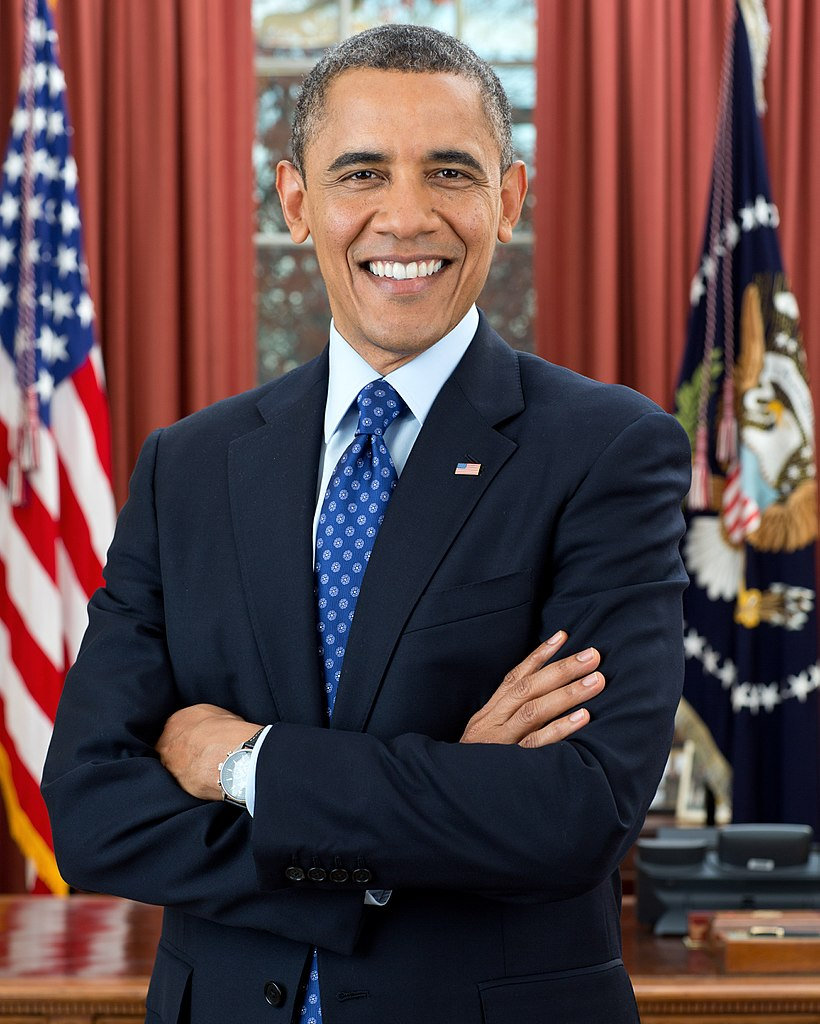
#> input picture resources/samples/passport/portrait.jpg, 820 x 1024 px
$ python -i elements.py   (imports and definitions only)   (older library calls are emulated)
#> lines starting #> are read from the running program, lines starting #| are printed output that depends on the picture
"""Stage 4: everything that is not text. Shapes, lines, icons and logos, photos.

With the text already painted out, the background is what is connected to the picture's border
through smooth areas (low gradient); everything else is an element. Each element is then tested in
order:
- a line (long and thin, one colour);
- a native shape: rectangle, rounded rectangle or ellipse, filled or outlined, accepted only when the
  ideal shape covers the element's pixels almost exactly and its inside is one colour;
- a graphic (icon, logo, chart): few colours, sharp edges, which becomes vector paths;
- a photo: everything else, kept as pixels.
"""

from __future__ import annotations

from dataclasses import dataclass, field

import numpy as np


@dataclass
class Element:
    kind: str                                  # "shape" | "line" | "graphic" | "photo"
    box: tuple[int, int, int, int]             # x0, y0, x1, y1 (px)
    mask: np.ndarray                           # bool, box-sized
    shape: str | None = None                   # rect | rounded | ellipse | line
    fill: str | None = None
    stroke: str | None = None
    stroke_width: float = 0.0
    radius: float = 0.0
    line: tuple[float, float, float, float] | None = None   # x0, y0, x1, y1 for lines
    colors: list[str] = field(default_factory=list)
    score: float = 0.0                         # how well the native shape explains the pixels
    content: np.ndarray | None = None          # inside a filled shape: pixels of other things (an icon)

    @property
    def area(self) -> int:
        return int(self.mask.sum())


def _hex(rgb) -> str:
    r, g, b = (int(round(float(v))) for v in rgb)
    return f"#{max(0, min(255, r)):02x}{max(0, min(255, g)):02x}{max(0, min(255, b)):02x}"


def background_mask(arr: np.ndarray, *, grad_thresh: float = 9.0) -> np.ndarray:
    """Pixels that belong to the page background: smooth areas connected to the border (or very large)."""
    import cv2

    lab = cv2.cvtColor(arr, cv2.COLOR_RGB2LAB).astype(np.float32)
    gx = cv2.Sobel(lab, cv2.CV_32F, 1, 0, ksize=3)
    gy = cv2.Sobel(lab, cv2.CV_32F, 0, 1, ksize=3)
    grad = np.sqrt((gx ** 2 + gy ** 2).sum(axis=2)) / 4.0
    smooth = (grad < grad_thresh).astype(np.uint8)
    n, labels, stats, _ = cv2.connectedComponentsWithStats(smooth, connectivity=4)
    H, W = smooth.shape
    keep = np.zeros(n, bool)
    areas = stats[:, cv2.CC_STAT_AREA].copy()
    areas[0] = 0
    keep[areas > 0.25 * H * W] = True
    # Smooth areas at the edge are page background when they have the page's colour; a coloured bar or
    # box that reaches the edge (a header, a footer) is an element.
    main = int(np.argmax(areas))
    main_col = np.median(lab[labels == main], axis=0)
    edge = set(np.unique(np.concatenate([labels[0], labels[-1], labels[:, 0], labels[:, -1]])).tolist())
    for i in range(1, n):
        if keep[i] or areas[i] < 64:
            continue
        col = np.median(lab[labels == i], axis=0)
        # Enclosed areas of exactly the page colour (between two frame lines, inside an outline) too.
        keep[i] = bool(np.linalg.norm(col - main_col) < (12 if i in edge else 6))
    keep[0] = False
    bg = keep[labels] & (smooth > 0)
    return bg


def _fill_ratio(mask: np.ndarray) -> float:
    return float(mask.mean()) if mask.size else 0.0


def _ideal(shape: str, w: int, h: int, radius: float = 0.0) -> np.ndarray:
    import cv2

    m = np.zeros((h, w), np.uint8)
    if shape == "rect":
        m[:] = 1
    elif shape == "ellipse":
        cv2.ellipse(m, (((w - 1) / 2, (h - 1) / 2), (float(w), float(h)), 0.0), 1, -1)
    elif shape == "rounded":
        r = int(round(max(1.0, min(radius, w / 2, h / 2))))
        cv2.rectangle(m, (r, 0), (w - 1 - r, h - 1), 1, -1)
        cv2.rectangle(m, (0, r), (w - 1, h - 1 - r), 1, -1)
        for cx, cy in ((r, r), (w - 1 - r, r), (r, h - 1 - r), (w - 1 - r, h - 1 - r)):
            cv2.circle(m, (cx, cy), r, 1, -1)
    return m.astype(bool)


def _iou(a: np.ndarray, b: np.ndarray) -> float:
    u = np.count_nonzero(a | b)
    return np.count_nonzero(a & b) / u if u else 0.0


def _fit_solid(mask: np.ndarray) -> tuple[str, float, float] | None:
    """Best native shape for a solid mask: (shape, radius, iou)."""
    h, w = mask.shape
    if w < 4 or h < 4:
        return None
    best = None
    for shape in ("rect", "ellipse"):
        s = _iou(mask, _ideal(shape, w, h))
        if best is None or s > best[2]:
            best = (shape, 0.0, s)
    # Rounded rectangle: the radius follows from the missing corner area, (4 - pi) r^2.
    missing = w * h - np.count_nonzero(mask)
    if missing > 0:
        r = float(np.sqrt(missing / (4 - np.pi)))
        if 1.5 <= r < min(w, h) / 2 - 0.5:
            s = _iou(mask, _ideal("rounded", w, h, r))
            if s > best[2]:
                best = ("rounded", r, s)
    return best


def _dominant_colors(pixels: np.ndarray, k: int = 6) -> list[tuple[str, float]]:
    """Main colours (hex, share) by k-means in Lab."""
    import cv2

    if len(pixels) == 0:
        return []
    sample = pixels if len(pixels) <= 20000 else pixels[np.random.default_rng(0).choice(len(pixels), 20000, replace=False)]
    data = sample.astype(np.float32)
    k = min(k, len(np.unique(data, axis=0)))
    if k < 1:
        return []
    crit = (cv2.TERM_CRITERIA_EPS + cv2.TERM_CRITERIA_MAX_ITER, 20, 1.0)
    _, labels, centers = cv2.kmeans(data, k, None, crit, 2, cv2.KMEANS_PP_CENTERS)
    counts = np.bincount(labels.ravel(), minlength=k) / len(labels)
    order = np.argsort(-counts)
    return [(_hex(centers[i]), float(counts[i])) for i in order]


def _colourfulness(pixels: np.ndarray) -> tuple[int, float]:
    """(number of distinct colours after 5-bit quantisation that cover 95% of pixels, mean local variance)."""
    q = (pixels >> 3).astype(np.int32)
    keys = q[:, 0] * 1024 + q[:, 1] * 32 + q[:, 2]
    _, counts = np.unique(keys, return_counts=True)
    counts = np.sort(counts)[::-1]
    cum = np.cumsum(counts) / counts.sum()
    return int(np.searchsorted(cum, 0.95) + 1), 0.0


def classify(arr: np.ndarray, mask: np.ndarray, box, *, around: np.ndarray | None = None, _strict: bool = False) -> Element:
    """`around`: the Lab colour just outside the element (to tell a filled outline from an empty one)."""
    import cv2

    el = _classify(arr, mask, box, around)
    if el.kind in ("graphic", "photo") and around is not None and not _strict:
        # A faint halo along the edges (resampling or compression ringing) can make a plain line or
        # outline look multicoloured. Without the pixels close to the background colour, look again.
        x0, y0, x1, y1 = box
        lab = cv2.cvtColor(np.ascontiguousarray(arr[y0:y1, x0:x1]), cv2.COLOR_RGB2LAB).astype(np.float32)
        dist = np.linalg.norm(lab - around, axis=2)
        if mask.any():
            strong = mask & (dist >= 0.5 * float(np.percentile(dist[mask], 90)))
            ys, xs = np.nonzero(strong)
            if 0 < len(xs) < 0.97 * np.count_nonzero(mask):
                bx0, by0, bx1, by1 = xs.min(), ys.min(), xs.max() + 1, ys.max() + 1
                again = classify(arr, strong[by0:by1, bx0:bx1], (x0 + bx0, y0 + by0, x0 + bx1, y0 + by1),
                                 around=around, _strict=True)
                if again.kind in ("shape", "line") and again.content is None:
                    return again
    return el


def _classify(arr: np.ndarray, mask: np.ndarray, box, around: np.ndarray | None) -> Element:
    import cv2

    x0, y0, x1, y1 = box
    w, h = x1 - x0, y1 - y0
    sub = arr[y0:y1, x0:x1]
    pixels = sub[mask]
    # Thin and long: a line (or a rule of a table, which the table stage has already taken out).
    if min(w, h) <= max(8, 0.012 * max(arr.shape[:2])) and max(w, h) >= 6 * min(w, h) and _fill_ratio(mask) > 0.8:
        col = _hex(np.median(pixels, axis=0))
        thick = float(np.count_nonzero(mask)) / max(w, h)
        if w >= h:
            yc = y0 + h / 2
            line = (float(x0), yc, float(x1), yc)
        else:
            xc = x0 + w / 2
            line = (xc, float(y0), xc, float(y1))
        return Element("line", box, mask, shape="line", stroke=col, stroke_width=round(thick, 1), line=line, score=1.0)
    # Erode away the anti-aliased rim before judging uniformity.
    core = cv2.erode(mask.astype(np.uint8), np.ones((5, 5), np.uint8)) > 0
    core_px = sub[core] if core.any() else pixels
    lab = cv2.cvtColor(core_px.reshape(-1, 1, 3), cv2.COLOR_RGB2LAB).reshape(-1, 3).astype(np.float32)
    med = np.median(lab, axis=0)
    spread = np.linalg.norm(lab - med, axis=1)
    off = spread > 14
    uniform = off.mean() < 0.02 if len(off) else True
    # An outline is thin, so resampling or compression shading along its edges is a large share of it;
    # it may vary more (a photo or a picture with a hole is still far more varied).
    ring_uniform = (spread > 22).mean() < 0.2 if len(spread) else True
    filled_mask = cv2.morphologyEx(mask.astype(np.uint8), cv2.MORPH_CLOSE, np.ones((3, 3), np.uint8)) > 0
    holes = _fill_holes(filled_mask) & ~filled_mask
    if uniform and holes.mean() < 0.01:
        fit = _fit_solid(filled_mask)
        if fit and fit[2] >= 0.965:
            shape, r, s = fit
            fill = np.median(core_px, axis=0)
            outer = _fill_holes(filled_mask)
            return Element("shape", box, outer, shape=shape, fill=_hex(fill), radius=round(r, 1), score=round(s, 4),
                           content=_content(sub, outer, fill))
    if ring_uniform and holes.mean() >= 0.2:
        # An outline: the element is a ring around a hole of background colour.
        outer = _fill_holes(filled_mask)
        fit = _fit_solid(outer)
        if fit and fit[2] >= 0.965:
            shape, r, s = fit
            # A ring of width t around a w x h box covers 2t(w + h) - 4t^2 pixels, an elliptic one
            # pi t ((w + h) / 2 - t).
            area, half = float(np.count_nonzero(mask)), (w + h) / 2.0
            a = area if shape != "ellipse" else area * 4.0 / np.pi
            thick = float(half - np.sqrt(max(0.0, half * half - a))) / 2.0
            el = Element("shape", box, mask, shape=shape, stroke=_hex(np.median(core_px, axis=0)),
                         stroke_width=round(thick, 1), radius=round(r, 1), score=round(s, 4))
            # Inside: see-through when it is the colour around the shape, else the shape's fill.
            inner = cv2.erode(holes.astype(np.uint8), np.ones((5, 5), np.uint8)) > 0
            if around is not None and np.count_nonzero(inner) >= 20:
                ilab = cv2.cvtColor(sub[inner].reshape(-1, 1, 3), cv2.COLOR_RGB2LAB).reshape(-1, 3).astype(np.float32)
                imed = np.median(ilab, axis=0)
                flat = (np.linalg.norm(ilab - imed, axis=1) > 10).mean() < 0.05
                if flat and np.linalg.norm(imed - around) > 2.5:
                    el.fill = _hex(np.median(sub[inner], axis=0))
                    el.mask = outer
            return el
    # A filled shape with something on it (an icon on a button): the shape is one colour over most of
    # its area, and the rest becomes elements of their own.
    outer = _fill_holes(filled_mask)
    if w >= 12 and h >= 12 and len(lab) >= 50:
        fit = _fit_solid(outer)
        if fit and fit[2] >= 0.965:
            # Measured over the whole shape (inside included), so a ring around page colour is not a
            # filled shape with "content".
            inside = cv2.erode(outer.astype(np.uint8), np.ones((5, 5), np.uint8)) > 0
            area_px = sub[inside] if inside.any() else core_px
            alab = cv2.cvtColor(area_px.reshape(-1, 1, 3), cv2.COLOR_RGB2LAB).reshape(-1, 3).astype(np.float32)
            main = _dominant_colors(area_px, 4)[0][0]
            mlab = cv2.cvtColor(np.array([[[int(main[i:i + 2], 16) for i in (1, 3, 5)]]], np.uint8),
                                cv2.COLOR_RGB2LAB).reshape(3).astype(np.float32)
            near = np.linalg.norm(alab - mlab, axis=1) < 6
            # The main colour must also be the element's own colour, not page colour showing through.
            own = np.linalg.norm(lab - mlab, axis=1) < 6
            if near.mean() >= 0.6 and own.mean() >= 0.5:
                fill = np.median(area_px[near], axis=0)
                shape, r, s = fit
                return Element("shape", box, outer, shape=shape, fill=_hex(fill), radius=round(r, 1),
                               score=round(s, 4), content=_content(sub, outer, fill))
    ncol, _ = _colourfulness(pixels)
    colors = _dominant_colors(pixels, 6)
    top = sum(share for _, share in colors[:4])
    if ncol <= 64 or top >= 0.92:
        return Element("graphic", box, mask, colors=[c for c, share in colors if share >= 0.02])
    return Element("photo", box, mask)


def _half_contrast(strong: np.ndarray, dist: np.ndarray) -> np.ndarray:
    """Per pixel, the edge threshold of the nearest distinct part: half the contrast of its core (80th
    percentile of its distance from the background), so a faint hairline next to dark content keeps
    its own edge."""
    import cv2

    n, lab = cv2.connectedComponents(strong.astype(np.uint8), connectivity=8)
    d = dist[strong]
    lv = lab[strong]
    order = np.lexsort((d, lv))
    counts = np.bincount(lv, minlength=n)
    starts = np.concatenate([[0], np.cumsum(counts)[:-1]])
    full = np.zeros(n, np.float32)
    has = counts > 0
    idx = (starts + np.floor(0.8 * (counts - 1)).astype(np.int64))[has]
    full[has] = d[order][idx]
    near = cv2.dilate(lab.astype(np.float32), np.ones((5, 5), np.uint8)).astype(np.int64)
    thr = np.maximum(8.0, 0.5 * full[near])
    thr[near == 0] = np.inf
    return thr


# [11 lines left out: function _content, not called in this run]


def _open2(mask: np.ndarray) -> np.ndarray:
    """Opening with a 2x2 square that does not move the mask. OpenCV anchors an even kernel off-centre
    and does not reflect it for dilation, so a plain MORPH_OPEN shifts everything by one pixel."""
    import cv2

    k = np.ones((2, 2), np.uint8)
    return cv2.dilate(cv2.erode(mask.astype(np.uint8), k, anchor=(0, 0)), k, anchor=(1, 1))


def _fill_holes(mask: np.ndarray) -> np.ndarray:
    import cv2

    m = mask.astype(np.uint8)
    h, w = m.shape
    flood = np.pad(m, 1).copy()
    ff = np.zeros((h + 4, w + 4), np.uint8)
    cv2.floodFill(flood, ff, (0, 0), 2)
    return (flood[1:-1, 1:-1] != 2)


def detect(arr: np.ndarray, *, exclude: list[tuple[int, int, int, int]] = (), min_area: int = 60,
           edges: np.ndarray | None = None) -> list[Element]:
    """Elements of a text-free picture. `exclude`: boxes already handled (tables). `edges`: the unsmoothed
    picture when `arr` was smoothed (faint edges, e.g. of a pale shape, are found on it; colours and shape
    tests use `arr`)."""
    import cv2

    H, W = arr.shape[:2]
    bg = background_mask(edges if edges is not None else arr)
    fg = (~bg).astype(np.uint8)
    for x0, y0, x1, y1 in exclude:
        fg[max(0, y0 - 6):y1 + 7, max(0, x0 - 6):x1 + 7] = 0   # a table's own rules and their soft edges
    fg = _open2(fg)
    lab = cv2.cvtColor(arr, cv2.COLOR_RGB2LAB).astype(np.float32)
    n, labels, stats, _ = cv2.connectedComponentsWithStats(fg, connectivity=8)
    out = []
    for i in range(1, n):
        x, y, w, h, area = stats[i]
        if area < min_area or area > 0.5 * W * H:
            continue   # specks, or a picture filling the page (that stays the background layer)
        pad = 4
        X0, Y0, X1, Y1 = max(0, x - pad), max(0, y - pad), min(W, x + w + pad), min(H, y + h + pad)
        lab_crop = labels[Y0:Y1, X0:X1]
        coarse = lab_crop == i
        # Its enclosed holes too, but not other elements inside them (a frame within a frame).
        region = _fill_holes(coarse) & ((lab_crop == i) | (lab_crop == 0))
        # The colour around the element is its background; the element is what differs from it.
        ring = (cv2.dilate(region.astype(np.uint8), np.ones((9, 9), np.uint8)) > 0) & bg[Y0:Y1, X0:X1] & ~region
        wl = lab[Y0:Y1, X0:X1]
        ref = np.median(wl[ring], axis=0) if np.count_nonzero(ring) >= 12 else np.median(
            np.concatenate([wl[0], wl[-1], wl[:, 0], wl[:, -1]]), axis=0)
        dist = np.linalg.norm(wl - ref, axis=2)
        strong = region & (dist > 10)
        if not strong.any():
            continue
        precise = region & (dist > _half_contrast(strong, dist))
        # Drop specks, but keep hairlines (an opening would erase a 1 px outline).
        cn, cl, cs, _ = cv2.connectedComponentsWithStats(precise.astype(np.uint8), connectivity=8)
        precise = (cs[:, cv2.CC_STAT_AREA] >= 6)[cl] & precise
        ys, xs = np.nonzero(precise)
        if len(xs) < min_area:
            continue
        bx0, by0, bx1, by1 = xs.min(), ys.min(), xs.max() + 1, ys.max() + 1
        mask = precise[by0:by1, bx0:bx1]
        box = (int(X0 + bx0), int(Y0 + by0), int(X0 + bx1), int(Y0 + by1))
        el = classify(arr, mask, box, around=ref)
        out.append(el)
        if el.content is not None:
            # Things on the shape that are elements of their own already are not found a second time.
            own = labels[box[1]:box[3], box[0]:box[2]]
            el.content = el.content & ((own == 0) | (own == i))
            if el.content.any():
                out.extend(_inner_elements(arr, el, min_area))
        if el.kind == "photo":
            # A photo keeps its whole rectangle, background-coloured parts included.
            el.mask = region[by0:by1, bx0:bx1] | mask
        elif el.kind == "graphic":
            # Enclosed parts of another colour belong to the graphic too (a white tick inside a badge is
            # close to a cream page but not the page); enclosed page colour stays see-through.
            sub_dist = dist[by0:by1, bx0:bx1]
            holes = _fill_holes(mask) & ~mask
            el.mask = mask | (holes & (sub_dist > 4.0))
            if np.count_nonzero(el.mask) > np.count_nonzero(mask):
                sub = arr[box[1]:box[3], box[0]:box[2]]
                el.colors = [c for c, share in _dominant_colors(sub[el.mask], 6) if share >= 0.02]
    return drop_fringes(out)


def drop_fringes(found: list[Element], band: int = 5) -> list[Element]:
    """Remove thin slivers that hug the outline of a larger element: the halo that compression or resampling
    leaves along an edge (JPEG ringing), not a drawn line. A real rule or frame keeps its distance."""
    big = [e for e in found if min(e.box[2] - e.box[0], e.box[3] - e.box[1]) > 2 * band]
    out = []
    for e in found:
        x0, y0, x1, y1 = e.box
        thin = min(x1 - x0, y1 - y0) <= 4 or e.area < 40
        fringe = False
        if thin:
            for b in big:
                if b is e:
                    continue
                bx0, by0, bx1, by1 = b.box
                inside = bx0 - band <= x0 and x1 <= bx1 + band and by0 - band <= y0 and y1 <= by1 + band
                gap = min(abs(x0 - bx0), abs(x1 - bx1), abs(y0 - by0), abs(y1 - by1))
                if inside and gap <= band:
                    fringe = True
                    break
        if not fringe:
            out.append(e)
    return out


# [19 lines left out: function _inner_elements, not called in this run]

>>> import cv2
>>> picture = cv2.cvtColor(cv2.imread('../../../resources/samples/passport/portrait.jpg'), cv2.COLOR_BGR2RGB)
>>> result = detect(picture)
#> in background_mask, `lab = cv2.cvtColor(arr, cv2.COLOR_RGB2LAB).astype(np.float32)`:
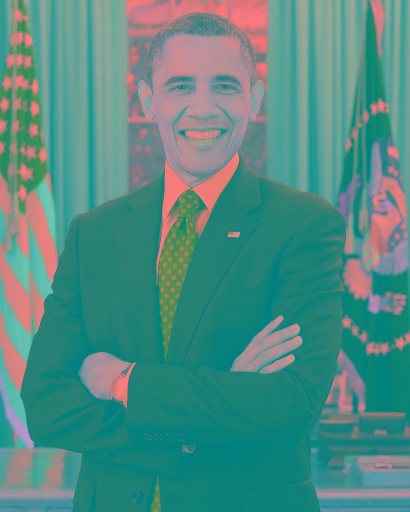
#> lab: shape (1024, 820, 3) float32 (shown at 1/2 size); mean R, G, B 81.2, 138.7, 131.4
#> in background_mask, `gx = cv2.Sobel(lab, cv2.CV_32F, 1, 0, ksize=3)`:
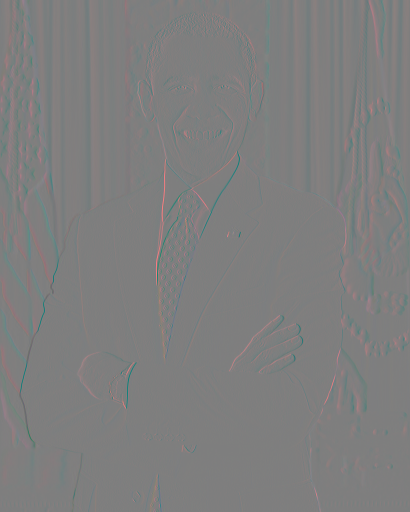
#> gx: shape (1024, 820, 3) float32 (shown at 1/2 size); mean R, G, B -0.2, 0, 0; drawn with min black and max white
#> in background_mask, `gy = cv2.Sobel(lab, cv2.CV_32F, 0, 1, ksize=3)`:
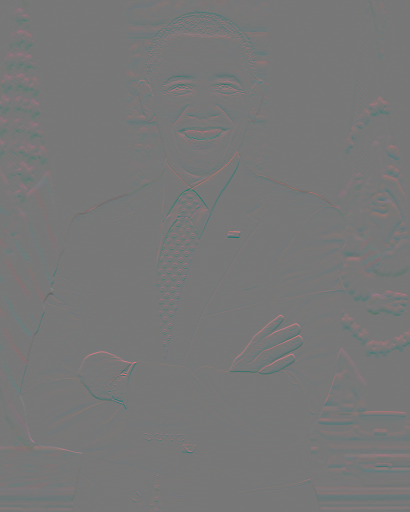
#> gy: shape (1024, 820, 3) float32 (shown at 1/2 size); mean R, G, B -0.8, -0.1, 0; drawn with min black and max white
#> in background_mask, `grad = np.sqrt((gx ** 2 + gy ** 2).sum(axis=2)) / 4.0`:
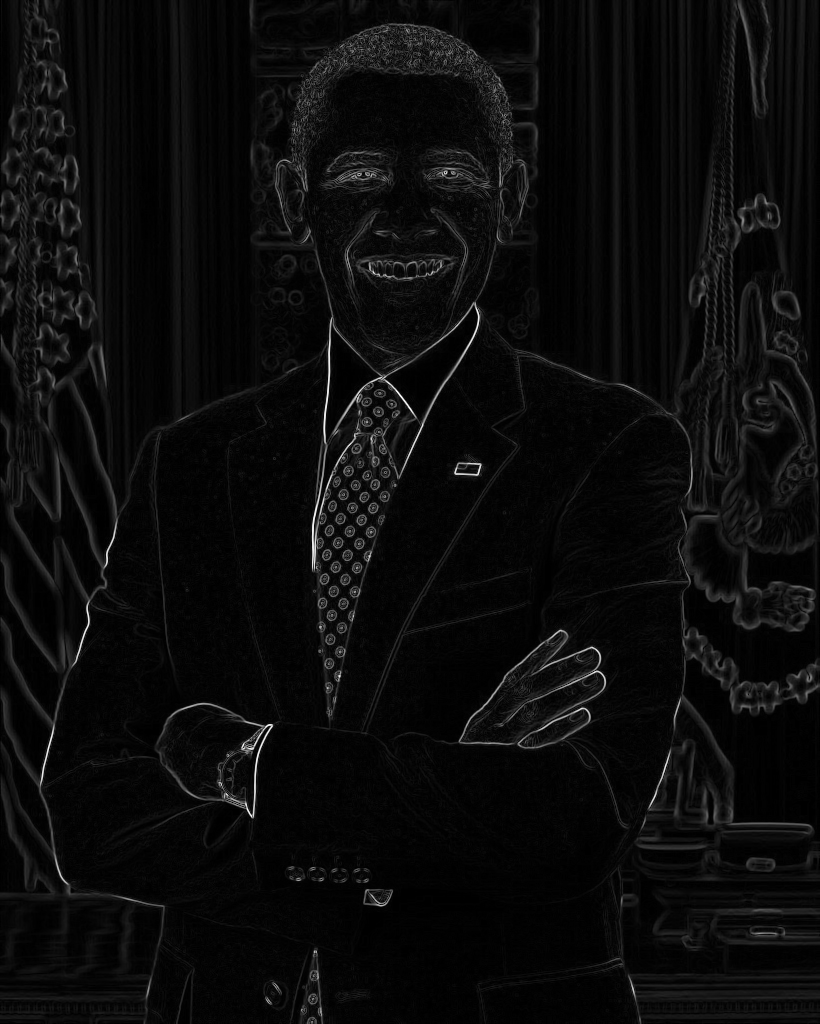
#> grad: shape (1024, 820) float32; min 0, max 265.6, mean 12.2; drawn with min black and max white
#> (the rest of the program and of its run is left out)
